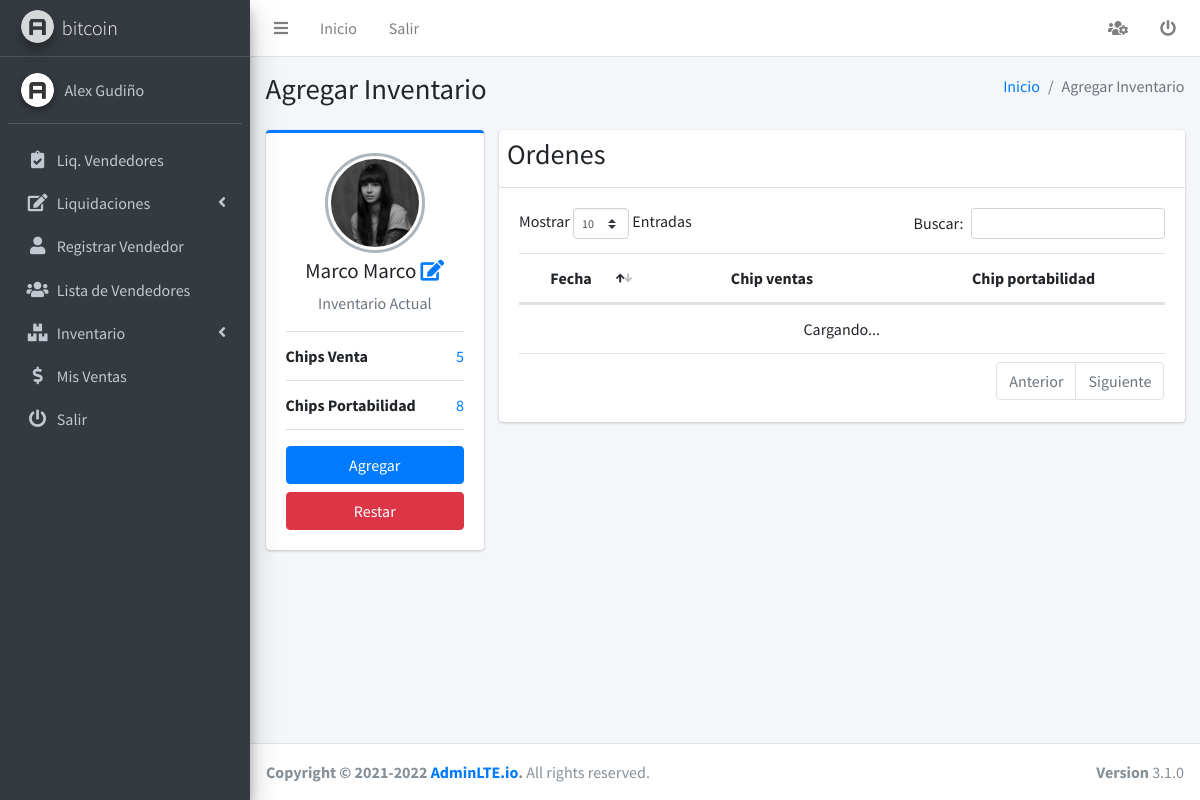
Screenshot of /supervisor/vendedor/34 (signed in) with the database file from the repository.
### usuario/models.py (models this page shows, shortened)
class User(AbstractUser):
    token = models.UUIDField(primary_key=False, editable=False,null=True, blank=True) # token que se crear cuando se reseta la contraseña
    class Meta:
        permissions = (
            ('add_seller', 'can add seller'),
            ('change_seller', 'can change seller'),
            ('del_seller', 'can delete seller'),
            ('view_seller', 'can view seller'),
            ('add_supervisor', 'can add supervisor'),
            ('change_supervisor', 'can change supervisor'),
            ('del_supervisor', 'can delete supervisor'),
            ('view_supervisor', 'can view supervisor'),
            )

class Profile(models.Model):
    GENRE_CHOICES = (
        ('m', 'Masculino'),
        ('f', 'Feminino'),
    )
    user = models.OneToOneField(User, on_delete=models.CASCADE, related_name='user_profile')
    distributor = models.ForeignKey(Distribuidora,on_delete=models.CASCADE, related_name='distributor')
    genre = models.CharField(max_length=1, choices=GENRE_CHOICES,blank = True, null=True, verbose_name="Genero")
    avatar = models.ImageField(upload_to='profiles',blank = True, null=True, verbose_name='Imagen de Perfil')
    phone_regex = RegexValidator(
        regex=r'^\+?1?\d{9,10}$', message="El número de teléfono debe ingresarse en el formato: '0999999999'. Se permiten hasta 10 dígitos.")
    phone = models.CharField(
        validators=[phone_regex],
        max_length=10,
        blank = True, null=True,
        verbose_name='Numero de Telefono')  # validators should be a list
    created = models.DateTimeField(auto_now_add=True)
    updated = models.DateTimeField(auto_now=True)
    def get_image(self):
        if self.avatar:
            return '{}{}'.format(MEDIA_URL, self.avatar)
        return '{}{}'.format(MEDIA_URL, 'empty.png')

class Distribuidora(models.Model):
    nombre = models.CharField(max_length=50)
    class Meta:
        db_table = 'distribuidora'
        verbose_name = 'distribuidora'
        verbose_name_plural = 'distribuidoras'
    def __str__(self):
        return self.nombre

### inventory/models.py (models this page shows)
class InventoryCurrent(models.Model):
    user = models.OneToOneField(User, on_delete=models.CASCADE)
    chips_sale = models.IntegerField(default=0)
    chips_portability = models.IntegerField(default=0)
    update = models.DateTimeField(auto_now=True)
    class Meta:
        db_table = 'inventory_current'

### supervisor/views.py (the view, shortened to what this page needs)
# urls.py: path('vendedor/<int:pk>', SellerInfoInventoryListView.as_view(), name='informacion_vendedor'),
class SellerInfoInventoryListView(ValidatePermissionRequiredMixin,UpdateView):
    permission_required = 'usuario.view_seller'
    model = Inventory
    form_class = SellerUpdateForm
    template_name = 'supervisor/vendedor/informacion_vendedor.html'
    success_url = reverse_lazy('supervisor:lista_vendedores')
    @method_decorator(csrf_exempt)
    def dispatch(self, request, *args, **kwargs):
        return super().dispatch(request, *args, **kwargs)
    def get_context_data(self, **kwargs):
        context = super().get_context_data(**kwargs)
        context['title'] = 'Agregar Inventario'
        context['entity'] = 'Agregar Inventario'
        context['object_list'] = InventoryCurrent.objects.get(user_id=self.kwargs['pk'])
        return context

### supervisor/forms.py
class SellerUpdateForm(forms.ModelForm):
    class Meta:
        model = User
        fields = ('username', 'first_name', 'last_name', 'email')
        widgets = {
            'username': forms.TextInput(
                attrs={
                    'class': 'form-control',
                    'placeholder': 'Ingresa el usuario',
                }
            ),
            'first_name': forms.TextInput(
                attrs={
                    'class': 'form-control',
                    'placeholder': 'Nombres',
                }
            ),
            'last_name': forms.TextInput(
                attrs={
                    'class': 'form-control',
                    'placeholder': 'Apellidos',
                }
            ),
            'email': forms.EmailInput(
                attrs={
                    'class': 'form-control',
                    'placeholder': 'Correo Electronico',
                }
            )
        }

### lider/mixins.py (called while the page is built)
    def get_perms(self):
        if isinstance(self.permission_required, str):
            perms = (self.permission_required,)
        else:
            perms = self.permission_required
        return perms

    def dispatch(self, request, *args, **kwargs):
        if request.user.has_perms(self.get_perms()):
            return super().dispatch(request, *args, **kwargs)
        messages.error(request, 'No tienes permisos para ingresar a este modulo') # modulo de django para el envio de mensajes
        return redirect(self.get_url_redirect())

### supervisor/templates/supervisor/vendedor/informacion_vendedor.html (shortened to what this page needs)
{% extends "home/base.html" %}
{% load static %}
{% block head %}
<link rel="stylesheet" href="{% static 'plugins/datatables-bs4/css/dataTables.bootstrap4.min.css' %}">
<link rel="stylesheet" href="{% static 'plugins/datatables-responsive/css/responsive.bootstrap4.min.css' %}">
{% endblock %}
{% block contenedor %}
<section class="content">
  <div class="container-fluid">
    <div class="row">
      <div class="col-md-3">
        <div class="card card-primary card-outline">
          <div class="card-body box-profile">
            <div class="text-center">
              <img class="profile-user-img img-fluid img-circle" src="{% static 'dist/img/user4-128x128.jpg' %}"
                alt="User profile picture">
            </div>
            <h3 class="profile-username text-center">{{object_list.user.first_name|title}} {{object_list.user.last_name|title}} <a
                href="#"><i class="fas fa-edit"></i></a></h3>
            <ul class="list-group list-group-unbordered mb-3">
              <p class="text-muted text-center">Inventario Actual</p>
              <li class="list-group-item">
                <b>Chips Venta</b> <a class="float-right">{{object_list.chips_sale}}</a>
              </li>
              <li class="list-group-item">
                <b>Chips Portabilidad</b> <a class="float-right">{{object_list.chips_portability}}</a>
              </li>
            </ul>
            <button type="button" class="btn btn-primary btn-block" data-toggle="modal"
              data-target="#modal-inventory-add">
              Agregar
            </button>
            <button type="button" class="btn btn-danger btn-block" data-toggle="modal"
              data-target="#modal-inventory-del">
              Restar
            </button>
          </div>
        </div>
      </div>
      <div class="col-md-9">
        <div class="card">
          <div class="card-header p-2">
            <h3>Ordenes</h3>
          </div>
          <div class="card-body">
            <table class="table" id="ordenes">
              <thead>
                  <tr>
                      <th style="width: 14%">Fecha</th>
                      <th style="width: 30%">Chip ventas</th>
                      <th style="width: 30%">Chip portabilidad</th>
                  </tr>
              </thead>
              <tbody>
              </tbody>
          </table>
      </div>
          </div>
        </div>
      </div>
    </div>
  </div>
{% endblock %}

### home/templates/home/sidebar.html (shortened to what this page needs)
{% load static %}
<aside class="main-sidebar sidebar-dark-primary elevation-4">
    <a href="{% url 'home:dashboard' %}" class="brand-link">
        <img src="{% static 'dist/img/AdminLTELogo.png' %}" alt="AdminLTE Logo"
            class="brand-image img-circle elevation-3" style="opacity: .8">
        <span class="brand-text font-weight-light">{{ user.user_profile.distributor }}</span>
    </a>
    <div class="sidebar">
        <div class="user-panel mt-3 pb-3 mb-3 d-flex">
            <div class="image">
                <img src="{{ user.user_profile.get_image }}" class="img-circle elevation-2" alt="User Image">
            </div>
            <div class="info">
                <a href="{% url 'user:perfil' %}" class="d-block">{{ user.first_name|title }} {{ user.last_name|title }} </a>
            </div>
        </div>
        <nav class="mt-2">
            <ul class="nav nav-pills nav-sidebar flex-column" data-widget="treeview" role="menu" data-accordion="false">
             {% include 'supervisor/sidebar.html' %}
             {% include 'vendedor/sidebar.html' %}
                <li class="nav-item">
                    <a href="{% url 'user:logout' %}" class="nav-link">
                        <i class="nav-icon fas fa-power-off"></i>
                        <p> Salir</p>
                    </a>
                </li>
            </ul>
        </nav>
    </div>
</aside>

### rows the page displays
User: user_profile.distributor "bitcoin", first_name "Alex", last_name "Gudiño"
InventoryCurrent: user.first_name "Marco", user.last_name "Marco", chips_sale "5", chips_portability "8"

### other values shown
{{ title }} "Agregar Inventario"
{{ entity }} "Agregar Inventario"
